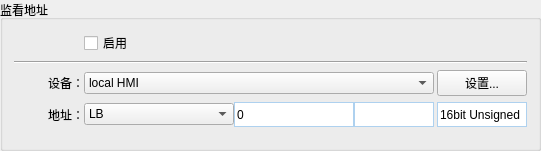
           <widget class="QGroupBox" name="NoticeGroupBox_4">
            <property name="geometry">
             <rect>
              <x>10</x>
              <y>490</y>
              <width>541</width>
              <height>151</height>
             </rect>
            </property>
            <property name="title">
             <string>监看地址</string>
            </property>
            <layout class="QVBoxLayout" name="verticalLayout_30">
             <item>
              <layout class="QHBoxLayout" name="horizontalLayout_51">
               <item>
                <spacer name="horizontalSpacer_80">
                 <property name="orientation">
                  <enum>Qt::Horizontal</enum>
                 </property>
                 <property name="sizeType">
                  <enum>QSizePolicy::Fixed</enum>
                 </property>
                 <property name="sizeHint" stdset="0">
                  <size>
                   <width>70</width>
                   <height>20</height>
                  </size>
                 </property>
                </spacer>
               </item>
               <item>
                <widget class="QCheckBox" name="WatchEnableCheckBox">
                 <property name="text">
                  <string>启用</string>
                 </property>
                </widget>
               </item>
               <item>
                <spacer name="horizontalSpacer_83">
                 <property name="orientation">
                  <enum>Qt::Horizontal</enum>
                 </property>
                 <property name="sizeHint" stdset="0">
                  <size>
                   <width>40</width>
                   <height>20</height>
                  </size>
                 </property>
                </spacer>
               </item>
              </layout>
             </item>
             <item>
              <widget class="QWidget" name="PrisonWatchGroupWidget" native="true">
               <layout class="QVBoxLayout" name="verticalLayout_29">
                <property name="leftMargin">
                 <number>0</number>
                </property>
                <property name="topMargin">
                 <number>0</number>
                </property>
                <property name="rightMargin">
                 <number>0</number>
                </property>
                <property name="bottomMargin">
                 <number>0</number>
                </property>
                <item>
                 <widget class="Line" name="NoticeLine_4">
                  <property name="orientation">
                   <enum>Qt::Horizontal</enum>
                  </property>
                 </widget>
                </item>
                <item>
                 <layout class="QHBoxLayout" name="horizontalLayout_52">
                  <property name="spacing">
                   <number>0</number>
                  </property>
                  <item>
                   <widget class="QLabel" name="FunctionDeviceLabel_4">
                    <property name="minimumSize">
                     <size>
                      <width>70</width>
                      <height>0</height>
                     </size>
                    </property>
                    <property name="maximumSize">
                     <size>
                      <width>70</width>
                      <height>16777215</height>
                     </size>
                    </property>
                    <property name="text">
                     <string>设备：</string>
                    </property>
                    <property name="alignment">
                     <set>Qt::AlignRight|Qt::AlignTrailing|Qt::AlignVCenter</set>
                    </property>
                   </widget>
                  </item>
                  <item>
                   <widget class="QComboBox" name="FuncDevCombbox_4">
                    <property name="minimumSize">
                     <size>
                      <width>350</width>
                      <height>0</height>
                     </size>
                    </property>
                    <property name="maximumSize">
                     <size>
                      <width>350</width>
                      <height>16777215</height>
                     </size>
                    </property>
                    <item>
                     <property name="text">
                      <string>local HMI</string>
                     </property>
                    </item>
                   </widget>
                  </item>
                  <item>
                   <spacer name="horizontalSpacer_87">
                    <property name="orientation">
                     <enum>Qt::Horizontal</enum>
                    </property>
                    <property name="sizeHint" stdset="0">
                     <size>
                      <width>40</width>
                      <height>20</height>
                     </size>
                    </property>
                   </spacer>
                  </item>
                  <item>
                   <widget class="QPushButton" name="FuncDevConfigureButton_4">
                    <property name="minimumSize">
                     <size>
                      <width>90</width>
                      <height>0</height>
                     </size>
                    </property>
                    <property name="maximumSize">
                     <size>
                      <width>90</width>
                      <height>16777215</height>
                     </size>
                    </property>
                    <property name="text">
                     <string>设置...</string>
                    </property>
                   </widget>
                  </item>
                 </layout>
                </item>
                <item>
                 <layout class="QHBoxLayout" name="horizontalLayout_53">
                  <property name="spacing">
                   <number>0</number>
                  </property>
                  <item>
                   <widget class="QLabel" name="FuncAddrLabel_4">
                    <property name="minimumSize">
                     <size>
                      <width>70</width>
                      <height>0</height>
                     </size>
                    </property>
                    <property name="maximumSize">
                     <size>
                      <width>70</width>
                      <height>16777215</height>
                     </size>
                    </property>
                    <property name="text">
                     <string>地址：</string>
                    </property>
                    <property name="alignment">
                     <set>Qt::AlignRight|Qt::AlignTrailing|Qt::AlignVCenter</set>
                    </property>
                   </widget>
                  </item>
                  <item>
                   <widget class="QComboBox" name="FuncAddrCombox_4">
                    <property name="minimumSize">
                     <size>
                      <width>150</width>
                      <height>0</height>
                     </size>
                    </property>
                    <property name="maximumSize">
                     <size>
                      <width>16777215</width>
                      <height>16777215</height>
                     </size>
                    </property>
                    <item>
                     <property name="text">
                      <string>LB</string>
                     </property>
                    </item>
                   </widget>
                  </item>
                  <item>
                   <widget class="QLineEdit" name="lineEdit_49">
                    <property name="minimumSize">
                     <size>
                      <width>120</width>
                      <height>1</height>
                     </size>
                    </property>
                    <property name="maximumSize">
                     <size>
                      <width>120</width>
                      <height>25</height>
                     </size>
                    </property>
                    <property name="styleSheet">
                     <string notr="true">
border:1px solid rgba(174,209,239,1);</string>
                    </property>
                    <property name="text">
                     <string>0</string>
                    </property>
                   </widget>
                  </item>
                  <item>
                   <widget class="QLineEdit" name="lineEdit_50">
                    <property name="minimumSize">
                     <size>
                      <width>80</width>
                      <height>25</height>
                     </size>
                    </property>
                    <property name="maximumSize">
                     <size>
                      <width>80</width>
                      <height>25</height>
                     </size>
                    </property>
                    <property name="styleSheet">
                     <string notr="true">
border:1px solid rgba(174,209,239,1);</string>
                    </property>
                   </widget>
                  </item>
                  <item>
                   <spacer name="horizontalSpacer_88">
                    <property name="orientation">
                     <enum>Qt::Horizontal</enum>
                    </property>
                    <property name="sizeHint" stdset="0">
                     <size>
                      <width>40</width>
                      <height>20</height>
                     </size>
                    </property>
                   </spacer>
                  </item>
                  <item>
                   <widget class="QLineEdit" name="lineEdit_51">
                    <property name="minimumSize">
                     <size>
                      <width>90</width>
                      <height>25</height>
                     </size>
                    </property>
                    <property name="maximumSize">
                     <size>
                      <width>90</width>
                      <height>25</height>
                     </size>
                    </property>
                    <property name="layoutDirection">
                     <enum>Qt::LeftToRight</enum>
                    </property>
                    <property name="styleSheet">
                     <string notr="true">
border:1px solid rgba(174,209,239,1);</string>
                    </property>
                    <property name="text">
                     <string>16bit Unsigned</string>
                    </property>
                    <property name="alignment">
                     <set>Qt::AlignLeading|Qt::AlignLeft|Qt::AlignVCenter</set>
                    </property>
                   </widget>
                  </item>
                 </layout>
                </item>
               </layout>
              </widget>
             </item>
             <item>
              <spacer name="verticalSpacer_7">
               <property name="orientation">
                <enum>Qt::Vertical</enum>
               </property>
               <property name="sizeHint" stdset="0">
                <size>
                 <width>20</width>
                 <height>40</height>
                </size>
               </property>
              </spacer>
             </item>
            </layout>
           </widget>
